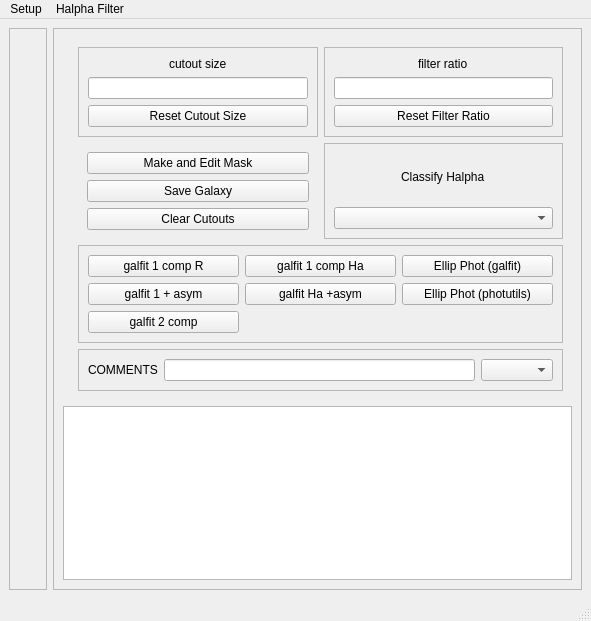
<?xml version="1.0" encoding="UTF-8"?>
<ui version="4.0">
 <class>MainWindow</class>
 <widget class="QMainWindow" name="MainWindow">
  <property name="geometry">
   <rect>
    <x>0</x>
    <y>0</y>
    <width>591</width>
    <height>621</height>
   </rect>
  </property>
  <property name="windowTitle">
   <string>Halpha Console</string>
  </property>
  <widget class="QWidget" name="centralwidget">
   <layout class="QHBoxLayout" name="horizontalLayout">
    <item>
     <widget class="QFrame" name="cutoutFrame">
      <property name="frameShape">
       <enum>QFrame::StyledPanel</enum>
      </property>
      <property name="frameShadow">
       <enum>QFrame::Raised</enum>
      </property>
      <layout class="QGridLayout" name="gridLayout_2">
       <item row="0" column="0">
        <widget class="QWidget" name="cutouts" native="true">
         <property name="minimumSize">
          <size>
           <width>0</width>
           <height>172</height>
          </size>
         </property>
         <layout class="QGridLayout" name="cutoutsLayout"/>
        </widget>
       </item>
      </layout>
     </widget>
    </item>
    <item>
     <widget class="QFrame" name="rightFrame">
      <property name="frameShape">
       <enum>QFrame::StyledPanel</enum>
      </property>
      <property name="frameShadow">
       <enum>QFrame::Raised</enum>
      </property>
      <layout class="QGridLayout" name="gridLayout">
       <item row="1" column="0" colspan="2">
        <widget class="QTableWidget" name="tableWidget"/>
       </item>
       <item row="0" column="1">
        <widget class="QWidget" name="rightButtons" native="true">
         <layout class="QGridLayout" name="gridLayout_4">
          <item row="0" column="1">
           <widget class="QFrame" name="frame">
            <property name="frameShape">
             <enum>QFrame::StyledPanel</enum>
            </property>
            <property name="frameShadow">
             <enum>QFrame::Raised</enum>
            </property>
            <layout class="QVBoxLayout" name="verticalLayout_2">
             <item alignment="Qt::AlignHCenter">
              <widget class="QLabel" name="ratioSliderLabel">
               <property name="text">
                <string>filter ratio</string>
               </property>
              </widget>
             </item>
             <item>
              <widget class="QLineEdit" name="filterRatioLineEdit"/>
             </item>
             <item>
              <widget class="QPushButton" name="resetRatioButton">
               <property name="text">
                <string>Reset Filter Ratio</string>
               </property>
              </widget>
             </item>
            </layout>
           </widget>
          </item>
          <item row="0" column="0">
           <widget class="QFrame" name="frame_2">
            <property name="frameShape">
             <enum>QFrame::StyledPanel</enum>
            </property>
            <property name="frameShadow">
             <enum>QFrame::Raised</enum>
            </property>
            <layout class="QVBoxLayout" name="verticalLayout">
             <item alignment="Qt::AlignHCenter">
              <widget class="QLabel" name="cutoutSliderLabel">
               <property name="text">
                <string>cutout size</string>
               </property>
              </widget>
             </item>
             <item>
              <widget class="QLineEdit" name="cutoutSizeLineEdit"/>
             </item>
             <item>
              <widget class="QPushButton" name="resetSizeButton">
               <property name="text">
                <string>Reset Cutout Size</string>
               </property>
              </widget>
             </item>
            </layout>
           </widget>
          </item>
          <item row="1" column="0">
           <widget class="QWidget" name="widget_2" native="true">
            <layout class="QVBoxLayout" name="verticalLayout_3">
             <item>
              <widget class="QPushButton" name="makeMaskButton">
               <property name="text">
                <string>Make and Edit Mask</string>
               </property>
              </widget>
             </item>
             <item>
              <widget class="QPushButton" name="saveButton">
               <property name="text">
                <string>Save Galaxy</string>
               </property>
              </widget>
             </item>
             <item>
              <widget class="QPushButton" name="clearCutoutsButton">
               <property name="text">
                <string>Clear Cutouts</string>
               </property>
              </widget>
             </item>
            </layout>
           </widget>
          </item>
          <item row="1" column="1">
           <widget class="QFrame" name="frame_5">
            <property name="frameShape">
             <enum>QFrame::StyledPanel</enum>
            </property>
            <property name="frameShadow">
             <enum>QFrame::Raised</enum>
            </property>
            <layout class="QVBoxLayout" name="verticalLayout_6">
             <item alignment="Qt::AlignHCenter">
              <widget class="QLabel" name="label_2">
               <property name="text">
                <string>Classify Halpha</string>
               </property>
              </widget>
             </item>
             <item>
              <widget class="QComboBox" name="haTypeComboBox">
               <property name="toolTip">
                <string>HalphaType</string>
               </property>
               <property name="autoFillBackground">
                <bool>false</bool>
               </property>
               <property name="currentText" stdset="0">
                <string extracomment="Halpha Type"/>
               </property>
              </widget>
             </item>
            </layout>
           </widget>
          </item>
          <item row="6" column="0" colspan="2">
           <widget class="QFrame" name="frame_6">
            <property name="frameShape">
             <enum>QFrame::StyledPanel</enum>
            </property>
            <property name="frameShadow">
             <enum>QFrame::Raised</enum>
            </property>
            <layout class="QHBoxLayout" name="horizontalLayout_3">
             <item>
              <widget class="QLabel" name="label_3">
               <property name="text">
                <string>COMMENTS</string>
               </property>
              </widget>
             </item>
             <item>
              <widget class="QLineEdit" name="commentLineEdit"/>
             </item>
             <item>
              <widget class="QComboBox" name="commentComboBox"/>
             </item>
            </layout>
           </widget>
          </item>
          <item row="2" column="0" colspan="2">
           <widget class="QFrame" name="frame_4">
            <property name="frameShape">
             <enum>QFrame::StyledPanel</enum>
            </property>
            <property name="frameShadow">
             <enum>QFrame::Raised</enum>
            </property>
            <layout class="QGridLayout" name="gridLayout_3">
             <item row="1" column="0">
              <widget class="QPushButton" name="galfitAsymButton">
               <property name="text">
                <string>galfit 1 + asym</string>
               </property>
              </widget>
             </item>
             <item row="0" column="0">
              <widget class="QPushButton" name="galfitButton">
               <property name="text">
                <string>galfit 1 comp R</string>
               </property>
              </widget>
             </item>
             <item row="0" column="1">
              <widget class="QPushButton" name="galfitHaButton">
               <property name="text">
                <string>galfit 1 comp Ha</string>
               </property>
              </widget>
             </item>
             <item row="2" column="0">
              <widget class="QPushButton" name="galfit2Button">
               <property name="text">
                <string>galfit 2 comp</string>
               </property>
              </widget>
             </item>
             <item row="1" column="1">
              <widget class="QPushButton" name="galfitHaAsymButton">
               <property name="text">
                <string>galfit Ha +asym</string>
               </property>
              </widget>
             </item>
             <item row="0" column="2">
              <widget class="QPushButton" name="fitEllipseGalfitButton">
               <property name="text">
                <string>Ellip Phot (galfit)</string>
               </property>
              </widget>
             </item>
             <item row="1" column="2">
              <widget class="QPushButton" name="fitEllipsePhotutilsButton">
               <property name="text">
                <string>Ellip Phot (photutils)</string>
               </property>
              </widget>
             </item>
            </layout>
           </widget>
          </item>
         </layout>
        </widget>
       </item>
      </layout>
     </widget>
    </item>
   </layout>
  </widget>
  <widget class="QStatusBar" name="statusbar"/>
  <widget class="QMenuBar" name="menubar">
   <property name="geometry">
    <rect>
     <x>0</x>
     <y>0</y>
     <width>591</width>
     <height>22</height>
    </rect>
   </property>
   <widget class="QMenu" name="menuSetup">
    <property name="title">
     <string>Setup</string>
    </property>
    <addaction name="actionR_coadd"/>
    <addaction name="actionHa_coadd_2"/>
    <addaction name="actionNSA_catalog_path"/>
    <addaction name="actionAGC_catalog_path"/>
    <addaction name="separator"/>
    <addaction name="actionQuit_2"/>
   </widget>
   <widget class="QMenu" name="menuHalpha_Filter">
    <property name="title">
     <string>Halpha Filter</string>
    </property>
    <addaction name="actionhalpha4"/>
    <addaction name="actionhalpha8"/>
    <addaction name="actionhalpha12"/>
    <addaction name="actionhalpha16"/>
    <addaction name="actioninthalpha"/>
    <addaction name="actionintha6657"/>
   </widget>
   <addaction name="menuSetup"/>
   <addaction name="menuHalpha_Filter"/>
  </widget>
  <action name="action_rcoadd">
   <property name="text">
    <string>R-band coadd</string>
   </property>
  </action>
  <action name="action_hacoadd">
   <property name="text">
    <string>Halpha coadd</string>
   </property>
  </action>
  <action name="actionQuit">
   <property name="text">
    <string>Quit</string>
   </property>
  </action>
  <action name="actionsave">
   <property name="text">
    <string>save</string>
   </property>
  </action>
  <action name="action_nsapath">
   <property name="text">
    <string>set_path</string>
   </property>
  </action>
  <action name="actionha4">
   <property name="text">
    <string>ha4</string>
   </property>
  </action>
  <action name="actionha8">
   <property name="text">
    <string>ha8</string>
   </property>
  </action>
  <action name="actionha12">
   <property name="text">
    <string>ha12</string>
   </property>
  </action>
  <action name="actionha16">
   <property name="text">
    <string>ha16</string>
   </property>
  </action>
  <action name="actionR_coadd">
   <property name="checkable">
    <bool>false</bool>
   </property>
   <property name="text">
    <string>R coadd path</string>
   </property>
   <property name="statusTip">
    <string>full path of R-band coadded image</string>
   </property>
  </action>
  <action name="actionHa_coadd">
   <property name="text">
    <string>Ha coadd path</string>
   </property>
   <property name="whatsThis">
    <string>full path to Halpha coadd image</string>
   </property>
  </action>
  <action name="actionHa_coadd_2">
   <property name="text">
    <string>Ha coadd path</string>
   </property>
   <property name="statusTip">
    <string>select Halpha coadded image</string>
   </property>
  </action>
  <action name="actionNSA_catalog_path">
   <property name="text">
    <string>NSA catalog path</string>
   </property>
  </action>
  <action name="actionQuit_2">
   <property name="text">
    <string>Quit</string>
   </property>
  </action>
  <action name="actionhalpha4">
   <property name="checkable">
    <bool>true</bool>
   </property>
   <property name="text">
    <string>halpha4</string>
   </property>
  </action>
  <action name="actionhalpha8">
   <property name="checkable">
    <bool>true</bool>
   </property>
   <property name="text">
    <string>halpha8</string>
   </property>
  </action>
  <action name="actionhalpha12">
   <property name="checkable">
    <bool>true</bool>
   </property>
   <property name="text">
    <string>halpha12</string>
   </property>
  </action>
  <action name="actionhalpha16">
   <property name="checkable">
    <bool>true</bool>
   </property>
   <property name="text">
    <string>halpha16</string>
   </property>
  </action>
  <action name="actionAGC_catalog_path">
   <property name="text">
    <string>AGC catalog path</string>
   </property>
  </action>
  <action name="actioninthalpha">
   <property name="checkable">
    <bool>true</bool>
   </property>
   <property name="text">
    <string>int-halpha</string>
   </property>
  </action>
  <action name="actionintha6657">
   <property name="checkable">
    <bool>true</bool>
   </property>
   <property name="text">
    <string>int-ha6657</string>
   </property>
  </action>
 </widget>
 <resources/>
 <connections/>
</ui>
